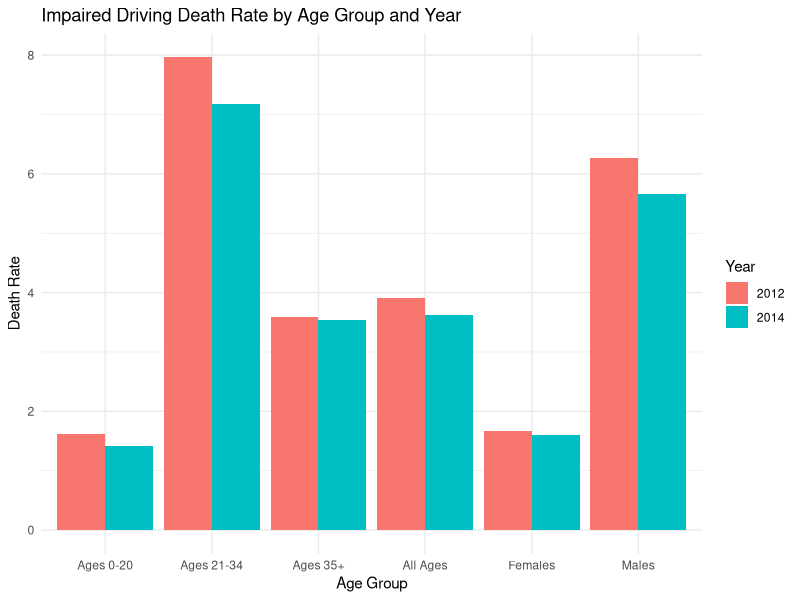

Here is the R script that generated this plot:
## ---- chunk 1
knitr::opts_chunk$set(echo = TRUE)
## ---- chunk 2


# Load Packages into coding environment
library("ggplot2")
library("dplyr")
library("tidyr")
library("reshape2")
#Read data into coding environment

driving_death <- read.csv("Impaired_Driving_Death_Rate__by_Age_and_Gender__2012___2014__All_States.csv")

#rename annoying column names

new_dd <- driving_death %>%
  rename(
    State = State,
    Location = Location,
    All_2012 = `All.Ages..2012`,
    Age0to20_2012 = `Ages.0.20..2012`,
    Age21to34_2012 = `Ages.21.34..2012`,
    Age35plus_2012 = `Ages.35...2012`,
    Male_2012 = `Male..2012`,
    Female_2012 = `Female..2012`,
    All_2014 = `All.Ages..2014`,
    Age0to20_2014 = `Ages.0.20..2014`,
    Age21to34_2014 = `Ages.21.34..2014`,
    Age35plus_2014 = `Ages.35...2014`,
    Male_2014 = `Male..2014`,
    Female_2014 = `Female..2014`)

#Take the average for each age group column to aggregate data for entire US

US_dd <- new_dd %>%
  summarise(
    All_2012 = mean(All_2012, na.rm = TRUE),
    Age0to20_2012 = mean(Age0to20_2012, na.rm = TRUE),
    Age21to34_2012 = mean(Age21to34_2012, na.rm = TRUE),
    Age35plus_2012 = mean(Age35plus_2012, na.rm = TRUE),
    Male_2012 = mean(Male_2012, na.rm = TRUE),
    Female_2012 = mean(Female_2012, na.rm = TRUE),
    All_2014 = mean(All_2014, na.rm = TRUE),
    Age0to20_2014 = mean(Age0to20_2014, na.rm = TRUE),
    Age21to34_2014 = mean(Age21to34_2014, na.rm = TRUE),
    Age35plus_2014 = mean(Age35plus_2014, na.rm = TRUE),
    Male_2014 = mean(Male_2014, na.rm = TRUE),
    Female_2014 = mean(Female_2014, na.rm = TRUE))

#Transform data into long format with category and year as columns

long_dd <- US_dd %>%
  tidyr::pivot_longer(
    everything(),
    names_to = c("Category", "Year"),
    names_sep = "_",
    values_to = "Value")

#Visualize data

ggplot(long_dd, aes(x = Category, y = Value, fill = Year)) +
  geom_bar(stat = "identity", position = "dodge") +
  labs(title = "Impaired Driving Death Rate by Age Group and Year", x = "Age Group", y = "Death Rate") +
  scale_x_discrete(labels = c(All = "All Ages", Age0to20 = "Ages 0-20", Age21to34 = "Ages 21-34", Age35plus = "Ages 35+", Male = "Males", Female = "Females")) + theme_minimal()

